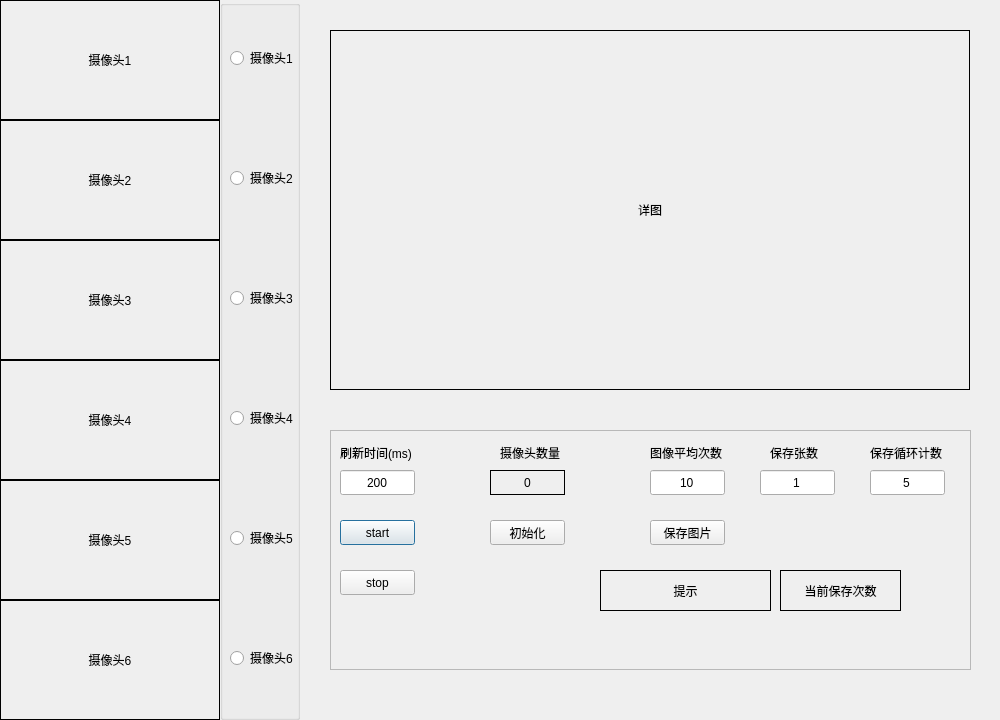
<?xml version="1.0" encoding="UTF-8"?>
<ui version="4.0">
 <class>Dialog</class>
 <widget class="QDialog" name="Dialog">
  <property name="geometry">
   <rect>
    <x>0</x>
    <y>0</y>
    <width>1000</width>
    <height>720</height>
   </rect>
  </property>
  <property name="windowTitle">
   <string>Dialog</string>
  </property>
  <widget class="QLabel" name="label_show">
   <property name="geometry">
    <rect>
     <x>330</x>
     <y>30</y>
     <width>640</width>
     <height>360</height>
    </rect>
   </property>
   <property name="frameShape">
    <enum>QFrame::Box</enum>
   </property>
   <property name="text">
    <string>详图</string>
   </property>
   <property name="alignment">
    <set>Qt::AlignCenter</set>
   </property>
  </widget>
  <widget class="QLabel" name="label_frame">
   <property name="geometry">
    <rect>
     <x>330</x>
     <y>430</y>
     <width>641</width>
     <height>240</height>
    </rect>
   </property>
   <property name="frameShape">
    <enum>QFrame::StyledPanel</enum>
   </property>
   <property name="text">
    <string/>
   </property>
   <property name="alignment">
    <set>Qt::AlignCenter</set>
   </property>
  </widget>
  <widget class="QPushButton" name="pushButton_start">
   <property name="geometry">
    <rect>
     <x>340</x>
     <y>520</y>
     <width>75</width>
     <height>25</height>
    </rect>
   </property>
   <property name="text">
    <string>start</string>
   </property>
  </widget>
  <widget class="QPushButton" name="pushButton_stop">
   <property name="geometry">
    <rect>
     <x>340</x>
     <y>570</y>
     <width>75</width>
     <height>25</height>
    </rect>
   </property>
   <property name="text">
    <string>stop</string>
   </property>
  </widget>
  <widget class="QPushButton" name="pushButton_save">
   <property name="geometry">
    <rect>
     <x>650</x>
     <y>520</y>
     <width>75</width>
     <height>25</height>
    </rect>
   </property>
   <property name="text">
    <string>保存图片</string>
   </property>
  </widget>
  <widget class="QLabel" name="label">
   <property name="geometry">
    <rect>
     <x>500</x>
     <y>440</y>
     <width>75</width>
     <height>25</height>
    </rect>
   </property>
   <property name="text">
    <string>摄像头数量</string>
   </property>
  </widget>
  <widget class="QLabel" name="label_num">
   <property name="geometry">
    <rect>
     <x>490</x>
     <y>470</y>
     <width>75</width>
     <height>25</height>
    </rect>
   </property>
   <property name="frameShape">
    <enum>QFrame::Box</enum>
   </property>
   <property name="frameShadow">
    <enum>QFrame::Plain</enum>
   </property>
   <property name="text">
    <string>0</string>
   </property>
   <property name="textFormat">
    <enum>Qt::AutoText</enum>
   </property>
   <property name="alignment">
    <set>Qt::AlignCenter</set>
   </property>
  </widget>
  <widget class="QLabel" name="label_pre_0">
   <property name="geometry">
    <rect>
     <x>0</x>
     <y>0</y>
     <width>220</width>
     <height>120</height>
    </rect>
   </property>
   <property name="frameShape">
    <enum>QFrame::Box</enum>
   </property>
   <property name="text">
    <string>摄像头1</string>
   </property>
   <property name="alignment">
    <set>Qt::AlignCenter</set>
   </property>
  </widget>
  <widget class="QLabel" name="label_pre_1">
   <property name="geometry">
    <rect>
     <x>0</x>
     <y>120</y>
     <width>220</width>
     <height>120</height>
    </rect>
   </property>
   <property name="frameShape">
    <enum>QFrame::Box</enum>
   </property>
   <property name="text">
    <string>摄像头2</string>
   </property>
   <property name="alignment">
    <set>Qt::AlignCenter</set>
   </property>
  </widget>
  <widget class="QLabel" name="label_pre_2">
   <property name="geometry">
    <rect>
     <x>0</x>
     <y>240</y>
     <width>220</width>
     <height>120</height>
    </rect>
   </property>
   <property name="frameShape">
    <enum>QFrame::Box</enum>
   </property>
   <property name="text">
    <string>摄像头3</string>
   </property>
   <property name="alignment">
    <set>Qt::AlignCenter</set>
   </property>
  </widget>
  <widget class="QLabel" name="label_pre_3">
   <property name="geometry">
    <rect>
     <x>0</x>
     <y>360</y>
     <width>220</width>
     <height>120</height>
    </rect>
   </property>
   <property name="frameShape">
    <enum>QFrame::Box</enum>
   </property>
   <property name="text">
    <string>摄像头4</string>
   </property>
   <property name="alignment">
    <set>Qt::AlignCenter</set>
   </property>
  </widget>
  <widget class="QLabel" name="label_pre_4">
   <property name="geometry">
    <rect>
     <x>0</x>
     <y>480</y>
     <width>220</width>
     <height>120</height>
    </rect>
   </property>
   <property name="frameShape">
    <enum>QFrame::Box</enum>
   </property>
   <property name="text">
    <string>摄像头5</string>
   </property>
   <property name="alignment">
    <set>Qt::AlignCenter</set>
   </property>
  </widget>
  <widget class="QLabel" name="label_pre_5">
   <property name="geometry">
    <rect>
     <x>0</x>
     <y>600</y>
     <width>220</width>
     <height>120</height>
    </rect>
   </property>
   <property name="frameShape">
    <enum>QFrame::Box</enum>
   </property>
   <property name="text">
    <string>摄像头6</string>
   </property>
   <property name="alignment">
    <set>Qt::AlignCenter</set>
   </property>
  </widget>
  <widget class="QGroupBox" name="groupBox">
   <property name="geometry">
    <rect>
     <x>220</x>
     <y>0</y>
     <width>80</width>
     <height>720</height>
    </rect>
   </property>
   <property name="title">
    <string/>
   </property>
   <widget class="QRadioButton" name="radioButton_0">
    <property name="geometry">
     <rect>
      <x>10</x>
      <y>50</y>
      <width>89</width>
      <height>16</height>
     </rect>
    </property>
    <property name="text">
     <string>摄像头1</string>
    </property>
    <property name="checkable">
     <bool>true</bool>
    </property>
    <property name="checked">
     <bool>false</bool>
    </property>
   </widget>
   <widget class="QRadioButton" name="radioButton_1">
    <property name="geometry">
     <rect>
      <x>10</x>
      <y>170</y>
      <width>89</width>
      <height>16</height>
     </rect>
    </property>
    <property name="text">
     <string>摄像头2</string>
    </property>
    <property name="checkable">
     <bool>true</bool>
    </property>
   </widget>
   <widget class="QRadioButton" name="radioButton_2">
    <property name="geometry">
     <rect>
      <x>10</x>
      <y>290</y>
      <width>89</width>
      <height>16</height>
     </rect>
    </property>
    <property name="text">
     <string>摄像头3</string>
    </property>
    <property name="checkable">
     <bool>true</bool>
    </property>
   </widget>
   <widget class="QRadioButton" name="radioButton_3">
    <property name="geometry">
     <rect>
      <x>10</x>
      <y>410</y>
      <width>89</width>
      <height>16</height>
     </rect>
    </property>
    <property name="text">
     <string>摄像头4</string>
    </property>
    <property name="checkable">
     <bool>true</bool>
    </property>
   </widget>
   <widget class="QRadioButton" name="radioButton_4">
    <property name="geometry">
     <rect>
      <x>10</x>
      <y>530</y>
      <width>89</width>
      <height>16</height>
     </rect>
    </property>
    <property name="text">
     <string>摄像头5</string>
    </property>
    <property name="checkable">
     <bool>true</bool>
    </property>
   </widget>
   <widget class="QRadioButton" name="radioButton_5">
    <property name="geometry">
     <rect>
      <x>10</x>
      <y>650</y>
      <width>89</width>
      <height>16</height>
     </rect>
    </property>
    <property name="text">
     <string>摄像头6</string>
    </property>
    <property name="checkable">
     <bool>true</bool>
    </property>
   </widget>
  </widget>
  <widget class="QPushButton" name="pushButton_init">
   <property name="geometry">
    <rect>
     <x>490</x>
     <y>520</y>
     <width>75</width>
     <height>25</height>
    </rect>
   </property>
   <property name="text">
    <string>初始化</string>
   </property>
  </widget>
  <widget class="QLabel" name="label_message">
   <property name="geometry">
    <rect>
     <x>600</x>
     <y>570</y>
     <width>171</width>
     <height>41</height>
    </rect>
   </property>
   <property name="frameShape">
    <enum>QFrame::Box</enum>
   </property>
   <property name="text">
    <string>提示</string>
   </property>
   <property name="textFormat">
    <enum>Qt::AutoText</enum>
   </property>
   <property name="scaledContents">
    <bool>false</bool>
   </property>
   <property name="alignment">
    <set>Qt::AlignCenter</set>
   </property>
   <property name="wordWrap">
    <bool>true</bool>
   </property>
  </widget>
  <widget class="QLineEdit" name="lineEdit">
   <property name="geometry">
    <rect>
     <x>340</x>
     <y>470</y>
     <width>75</width>
     <height>25</height>
    </rect>
   </property>
   <property name="text">
    <string>200</string>
   </property>
   <property name="alignment">
    <set>Qt::AlignCenter</set>
   </property>
  </widget>
  <widget class="QLabel" name="label_2">
   <property name="geometry">
    <rect>
     <x>340</x>
     <y>440</y>
     <width>75</width>
     <height>25</height>
    </rect>
   </property>
   <property name="text">
    <string>刷新时间(ms)</string>
   </property>
  </widget>
  <widget class="QLabel" name="label_3">
   <property name="geometry">
    <rect>
     <x>650</x>
     <y>440</y>
     <width>75</width>
     <height>25</height>
    </rect>
   </property>
   <property name="text">
    <string>图像平均次数</string>
   </property>
  </widget>
  <widget class="QLineEdit" name="lineEdit_mean">
   <property name="geometry">
    <rect>
     <x>650</x>
     <y>470</y>
     <width>75</width>
     <height>25</height>
    </rect>
   </property>
   <property name="text">
    <string>10</string>
   </property>
   <property name="alignment">
    <set>Qt::AlignCenter</set>
   </property>
  </widget>
  <widget class="QLabel" name="label_4">
   <property name="geometry">
    <rect>
     <x>870</x>
     <y>440</y>
     <width>81</width>
     <height>25</height>
    </rect>
   </property>
   <property name="text">
    <string>保存循环计数</string>
   </property>
  </widget>
  <widget class="QLineEdit" name="lineEdit_loop">
   <property name="geometry">
    <rect>
     <x>870</x>
     <y>470</y>
     <width>75</width>
     <height>25</height>
    </rect>
   </property>
   <property name="text">
    <string>5</string>
   </property>
   <property name="alignment">
    <set>Qt::AlignCenter</set>
   </property>
  </widget>
  <widget class="QLabel" name="label_loop">
   <property name="geometry">
    <rect>
     <x>780</x>
     <y>570</y>
     <width>121</width>
     <height>41</height>
    </rect>
   </property>
   <property name="frameShape">
    <enum>QFrame::Box</enum>
   </property>
   <property name="text">
    <string>当前保存次数</string>
   </property>
   <property name="alignment">
    <set>Qt::AlignCenter</set>
   </property>
  </widget>
  <widget class="QLabel" name="label_5">
   <property name="geometry">
    <rect>
     <x>770</x>
     <y>440</y>
     <width>51</width>
     <height>25</height>
    </rect>
   </property>
   <property name="text">
    <string>保存张数</string>
   </property>
  </widget>
  <widget class="QLineEdit" name="lineEdit_save_num">
   <property name="geometry">
    <rect>
     <x>760</x>
     <y>470</y>
     <width>75</width>
     <height>25</height>
    </rect>
   </property>
   <property name="text">
    <string>1</string>
   </property>
   <property name="alignment">
    <set>Qt::AlignCenter</set>
   </property>
  </widget>
  <zorder>label_frame</zorder>
  <zorder>label_show</zorder>
  <zorder>pushButton_start</zorder>
  <zorder>pushButton_stop</zorder>
  <zorder>pushButton_save</zorder>
  <zorder>label</zorder>
  <zorder>label_num</zorder>
  <zorder>label_pre_0</zorder>
  <zorder>label_pre_1</zorder>
  <zorder>label_pre_2</zorder>
  <zorder>label_pre_3</zorder>
  <zorder>label_pre_4</zorder>
  <zorder>label_pre_5</zorder>
  <zorder>groupBox</zorder>
  <zorder>pushButton_init</zorder>
  <zorder>label_message</zorder>
  <zorder>lineEdit</zorder>
  <zorder>label_2</zorder>
  <zorder>label_3</zorder>
  <zorder>lineEdit_mean</zorder>
  <zorder>label_4</zorder>
  <zorder>lineEdit_loop</zorder>
  <zorder>label_loop</zorder>
  <zorder>label_5</zorder>
  <zorder>lineEdit_save_num</zorder>
 </widget>
 <layoutdefault spacing="6" margin="11"/>
 <resources/>
 <connections/>
</ui>
